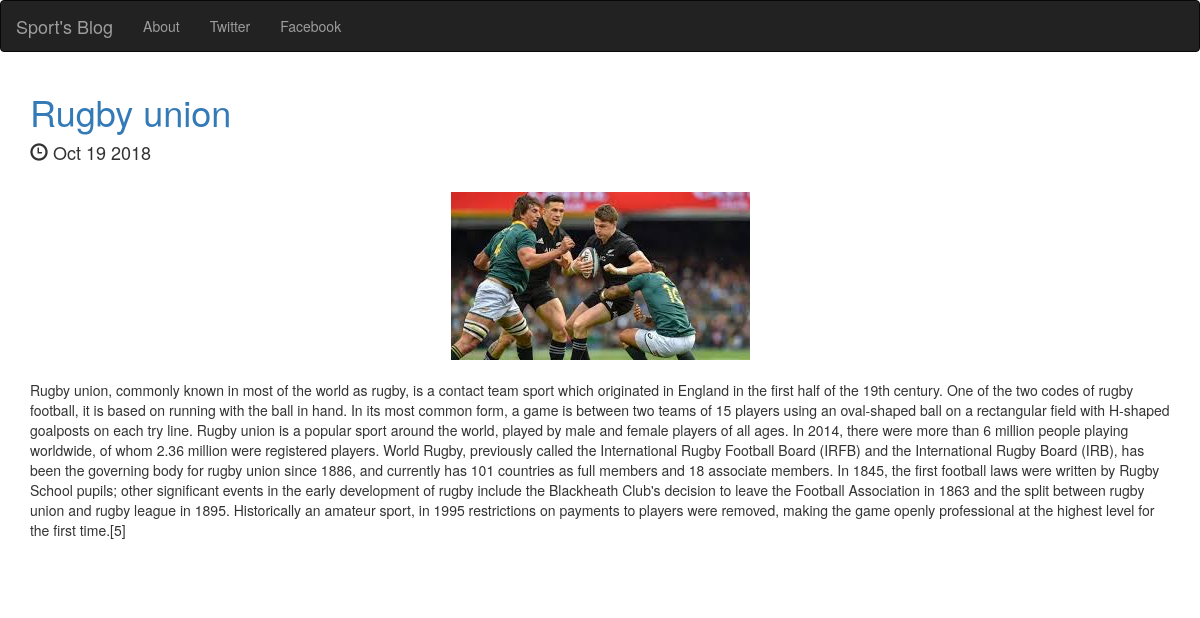
Screenshot of /posts/6/ with the database file from the repository.
### posts/models.py (models this page shows, shortened)
class Post(models.Model):
    title = models.CharField(max_length = 250)
    pub_date = models.DateTimeField()
    image = models.ImageField(upload_to = 'media/')
    body = models.TextField()
    def pub_date_pretty(self):
        return self.pub_date.strftime("%b %d %Y")

### posts/views.py (the view)
# urls.py: url(r'^posts/(?P<post_id>[0-9]+)/$',posts.views.post_details,name='posts_details'),
def post_details(request,post_id):
    post = get_object_or_404(Post,pk=post_id)
    return render(request,"posts/posts_details.html",{"post":post})

### posts/templates/posts/posts_details.html (shortened to what this page needs)
<!DOCTYPE html>
<html lang="en">
  <head>
    <link rel="stylesheet" href="https://maxcdn.bootstrapcdn.com/bootstrap/3.3.7/css/bootstrap.min.css">
  </head>
  <body>
    <nav class="navbar navbar-inverse">
        <div class="navbar-header">
          <a class="navbar-brand" href="{% url 'home' %}">Sport's Blog</a>
        </div>
        <div class="collapse navbar-collapse" id="mynav">
          <ul class="nav navbar-nav">
            <li><a href="{% url 'about' %}">About</a></li>
            <li><a href="https://twitter.com/login?lang=en">Twitter</a></li>
            <li><a href="http://www.Facebook.com">Facebook</a></li>
          </ul>
        </div>
    </nav>
    <div class="container">
      <a href="{% url 'posts_details' post.id %}"><h1>{{post.title}}</h1></a>
      <h4><span class="glyphicon glyphicon-time" aria-hidden="true"></span> {{post.pub_date_pretty}}</h4>
      <br />
      <img src= "{{post.image.url}}" class="imr-responsive  center-block" style="max-height:300px;" />
      <br />
      <p>{{post.body}}</p>
      <br />
      <br />
      </div>
  </body>
</html>

### rows the page displays
Post: title "Rugby union", pub_date_pretty "Oct 19 2018", image (picture), body "Rugby union, commonly known in most of the world as rugby, is a contact team sport which originated in England in the first half of the 19th century. One of the two codes of rugby football, it is based on running with the ball in hand. In its most common form, a game is between two teams of 15 players using an oval-shaped ball on a rectangular field with H-shaped goalposts on each try line. Rugby union is a popular sport around the world, played by male and female players of all ages. In 2014, there were more than 6 million people playing worldwide, of whom 2.36 million were registered players. World Rugby, previously called the International Rugby Football Board (IRFB) and the…"
